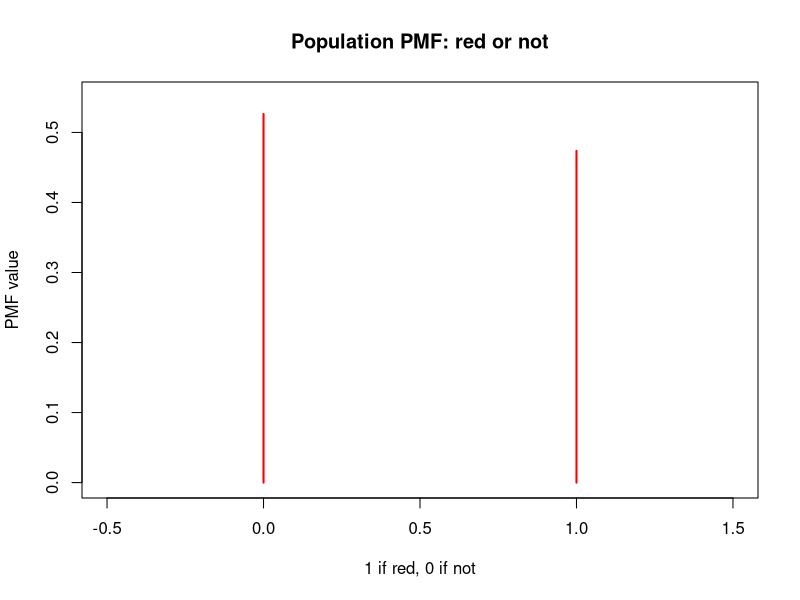
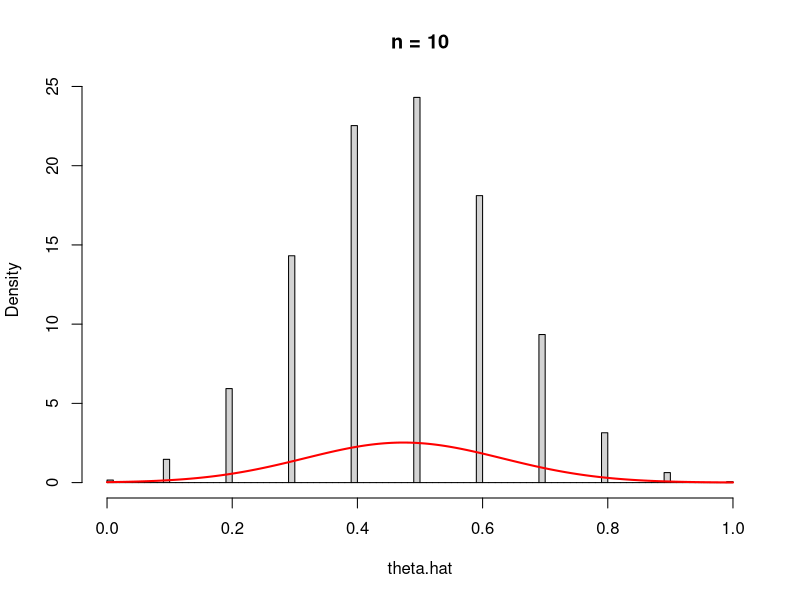
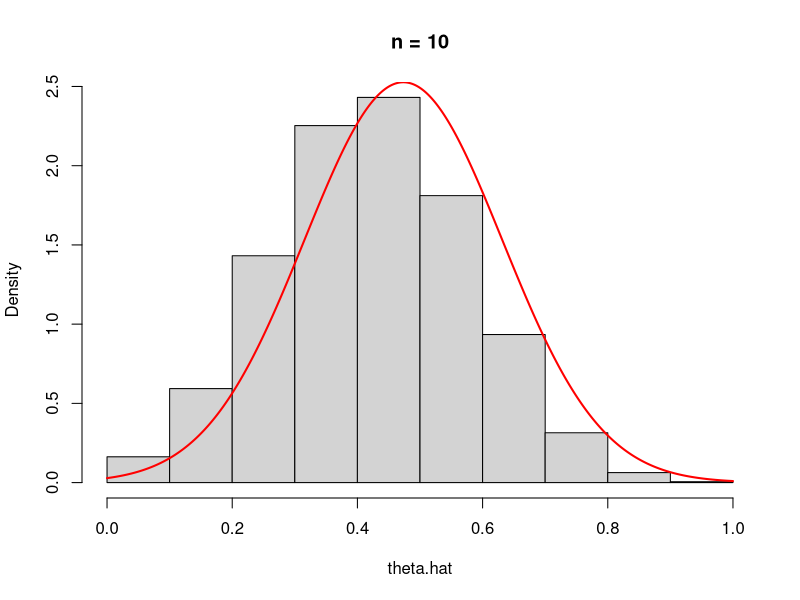
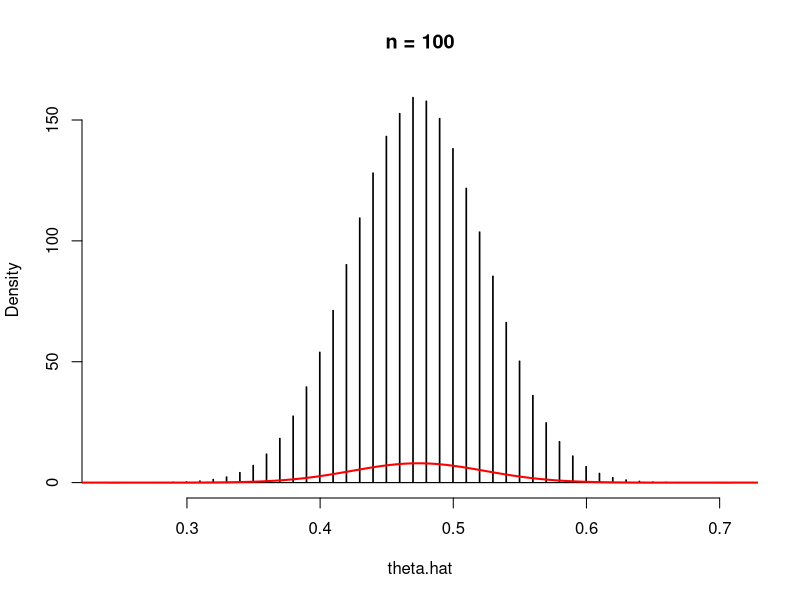
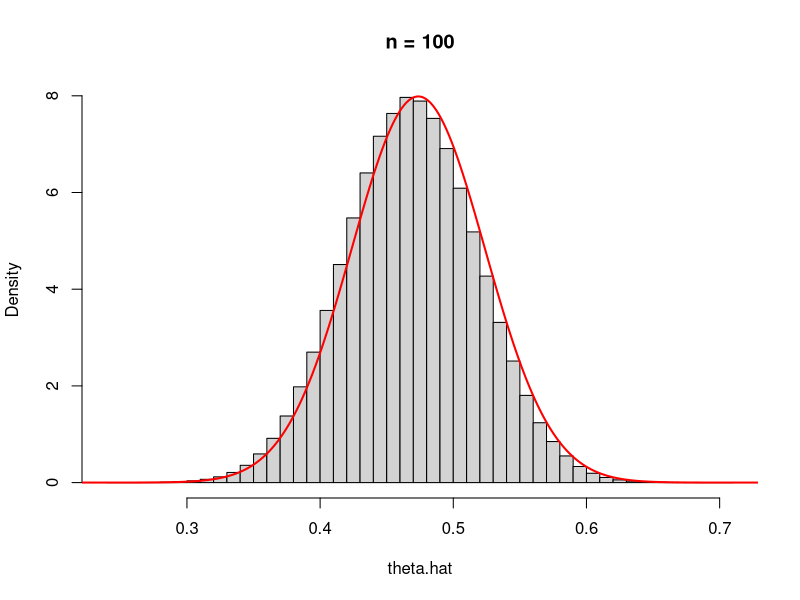

Source code (R) for these figures, in order:
# Ryan Luk
# STAT 206
# Credit: Prof. David Draper (draper), UCSC 2020
# I made slight modifications / cleaned up

# unbuffer the output (ctrl + w)
# setwd( 'C:/Users/Ryan Luk/Github/bayesian-statistics' )

##### Roulette

# 18 red slots on a roulette wheel
print( population.data.set <- c( rep( 0,20 ), rep( 1,18 ) ) )

# plot the population probability mass function (PMF) - discrete
plot( 0, 0, type = 'n', xlim = c( -0.5, 1.5 ),
  xlab = '1 if red, 0 if not', main = 'Population PMF: red or not',
  ylab = 'PMF value', ylim = c( 0, 0.55 ) )

# probabilities
segments( 0, 0, 0, 20 / 38, lwd = 2, col = 'red' )

segments( 1, 0, 1, 18 / 38, lwd = 2, col = 'red' )

# theta is the population mean
print( theta <- mean( population.data.set ) )

# sigma is the population standard deviation = sqrt( theta * ( 1 - theta ) )
print( sigma <- sqrt( mean( ( population.data.set - theta )^2 ) ) )
sqrt( theta * ( 1 - theta ) )

# repeated-sampling data set
n <- 10
M <- 100000
seed <- 4391557
set.seed( seed )
repeated.sampling.data.set <- rep( NA, M )

for( m in 1:M ) { 

	simulated.sample.data.set <- sample( population.data.set, n, replace = T )
	repeated.sampling.data.set[ m ] <- mean ( simulated.sample.data.set )

}

# mean from repeated sampling (100,000 iterations)
print( length( repeated.sampling.data.set ) )
print( theta.hat <- mean( repeated.sampling.data.set ) )

M <- 1000000

for( m in 1:M ) { 

	simulated.sample.data.set <- sample( population.data.set, n, replace = T )
	repeated.sampling.data.set[ m ] <- mean ( simulated.sample.data.set )

}

# mean from repeated sampling (1,000,000 iterations)
print( length( repeated.sampling.data.set ) )
print( expected.value.theta.hat <- mean( repeated.sampling.data.set ) )

# standard error from repeated sampling
# long-run standard devitation (SE) is our regular SD divided by n
print( standard.error.theta.hat <- sqrt( theta * ( 1 - theta ) / n ) )
sd( repeated.sampling.data.set )

# frequency table of theta.hat values
table( repeated.sampling.data.set ) / M

# uncertainty with a sample size of only 10
# repeated sampling PMF, probability from '$prob = T'
# almost looks like a normal curve due to the Central Limit Theorem (CLT)
hist( repeated.sampling.data.set, prob = T, main = 'n = 10',
  breaks = 100, xlab = 'theta.hat' )

theta.hat.grid <- seq( 0, 1, length = 500 )

lines( theta.hat.grid, dnorm( theta.hat.grid, expected.value.theta.hat,
  standard.error.theta.hat ), lwd = 2, col = 'red' )

# using less bins
hist( repeated.sampling.data.set, prob = T, main = 'n = 10',
  breaks = 12, xlab = 'theta.hat' )

lines( theta.hat.grid, dnorm( theta.hat.grid, expected.value.theta.hat,
  standard.error.theta.hat ), lwd = 2, col = 'red' )

# simulation approximation
# P( | theta.hat - theta | <= epsilon )
# ex: epsilon = 0.01
# we want a high probability, i.e. theta.hat matches theta
epsilon <- 0.01
mean( abs( repeated.sampling.data.set - theta ) <= epsilon )

# sample size n = 10 sucks
pnorm( epsilon / standard.error.theta.hat ) - 
  pnorm( - epsilon / standard.error.theta.hat )

# using n = 100
n <- 100
seed <- 6350823
set.seed( seed )
repeated.sampling.data.set <- rep( NA, M )

for ( m in 1:M ) {

    simulated.sample.data.set <- sample( population.data.set, n, replace = T )
    repeated.sampling.data.set[ m ] <- mean( simulated.sample.data.set )

}

print( expected.value.theta.hat <- mean( repeated.sampling.data.set ) )
print( standard.error.theta.hat <- sd( repeated.sampling.data.set ) )
sqrt( theta * ( 1 - theta ) / n )

table( repeated.sampling.data.set ) / M

# the CLT will be more apparent with n = 100
hist( repeated.sampling.data.set, prob = T, main = 'n = 100',
  breaks = 1000, xlab = 'theta.hat' )

lines( theta.hat.grid, dnorm( theta.hat.grid, expected.value.theta.hat,
  standard.error.theta.hat ), lwd = 2, col = 'red' )

# less bins
hist( repeated.sampling.data.set, prob = T, main = 'n = 100',
  breaks = 50, xlab = 'theta.hat' )

lines( theta.hat.grid, dnorm( theta.hat.grid, expected.value.theta.hat,
  standard.error.theta.hat ), lwd = 2, col = 'red' )

# this should match our pnorm normal approximation above
mean( abs( repeated.sampling.data.set - theta ) <= epsilon ) 
pnorm( epsilon / standard.error.theta.hat ) - 
  pnorm( - epsilon / standard.error.theta.hat )
